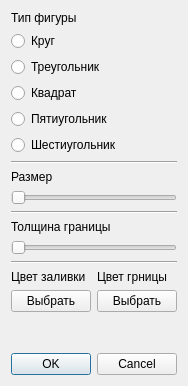
<?xml version="1.0" encoding="UTF-8"?>
<ui version="4.0">
 <class>FigDialog</class>
 <widget class="QDialog" name="FigDialog">
  <property name="geometry">
   <rect>
    <x>0</x>
    <y>0</y>
    <width>188</width>
    <height>386</height>
   </rect>
  </property>
  <property name="windowTitle">
   <string>Dialog</string>
  </property>
  <layout class="QGridLayout" name="gridLayout_2">
   <item row="0" column="0">
    <layout class="QVBoxLayout" name="verticalLayout">
     <item>
      <widget class="QLabel" name="label">
       <property name="text">
        <string>Тип фигуры</string>
       </property>
      </widget>
     </item>
     <item>
      <widget class="QRadioButton" name="circleButton">
       <property name="text">
        <string>Круг</string>
       </property>
      </widget>
     </item>
     <item>
      <widget class="QRadioButton" name="triangleButton">
       <property name="text">
        <string>Треугольник</string>
       </property>
      </widget>
     </item>
     <item>
      <widget class="QRadioButton" name="squareButton">
       <property name="text">
        <string>Квадрат</string>
       </property>
      </widget>
     </item>
     <item>
      <widget class="QRadioButton" name="pentagonButton">
       <property name="text">
        <string>Пятиугольник</string>
       </property>
      </widget>
     </item>
     <item>
      <widget class="QRadioButton" name="hexButton">
       <property name="text">
        <string>Шестиугольник</string>
       </property>
      </widget>
     </item>
     <item>
      <widget class="Line" name="line">
       <property name="orientation">
        <enum>Qt::Horizontal</enum>
       </property>
      </widget>
     </item>
     <item>
      <widget class="QLabel" name="label_2">
       <property name="text">
        <string>Размер</string>
       </property>
      </widget>
     </item>
     <item>
      <widget class="QSlider" name="figSizeSlider">
       <property name="minimum">
        <number>5</number>
       </property>
       <property name="maximum">
        <number>100</number>
       </property>
       <property name="orientation">
        <enum>Qt::Horizontal</enum>
       </property>
      </widget>
     </item>
     <item>
      <widget class="Line" name="line_3">
       <property name="orientation">
        <enum>Qt::Horizontal</enum>
       </property>
      </widget>
     </item>
     <item>
      <widget class="QLabel" name="label_5">
       <property name="text">
        <string>Толщина границы</string>
       </property>
      </widget>
     </item>
     <item>
      <widget class="QSlider" name="penSizelSlider">
       <property name="minimum">
        <number>1</number>
       </property>
       <property name="maximum">
        <number>30</number>
       </property>
       <property name="orientation">
        <enum>Qt::Horizontal</enum>
       </property>
      </widget>
     </item>
     <item>
      <widget class="Line" name="line_4">
       <property name="orientation">
        <enum>Qt::Horizontal</enum>
       </property>
      </widget>
     </item>
     <item>
      <layout class="QGridLayout" name="gridLayout">
       <item row="1" column="0">
        <widget class="QPushButton" name="brushColorButton">
         <property name="text">
          <string>Выбрать</string>
         </property>
        </widget>
       </item>
       <item row="1" column="1">
        <widget class="QPushButton" name="penColorButton">
         <property name="text">
          <string>Выбрать</string>
         </property>
        </widget>
       </item>
       <item row="0" column="1">
        <widget class="QLabel" name="label_4">
         <property name="text">
          <string>Цвет грницы</string>
         </property>
        </widget>
       </item>
       <item row="0" column="0">
        <widget class="QLabel" name="label_3">
         <property name="text">
          <string>Цвет заливки</string>
         </property>
        </widget>
       </item>
      </layout>
     </item>
     <item>
      <spacer name="verticalSpacer">
       <property name="orientation">
        <enum>Qt::Vertical</enum>
       </property>
       <property name="sizeHint" stdset="0">
        <size>
         <width>20</width>
         <height>40</height>
        </size>
       </property>
      </spacer>
     </item>
     <item>
      <widget class="QDialogButtonBox" name="buttonBox">
       <property name="orientation">
        <enum>Qt::Horizontal</enum>
       </property>
       <property name="standardButtons">
        <set>QDialogButtonBox::Cancel|QDialogButtonBox::Ok</set>
       </property>
      </widget>
     </item>
    </layout>
   </item>
  </layout>
 </widget>
 <resources/>
 <connections/>
</ui>
